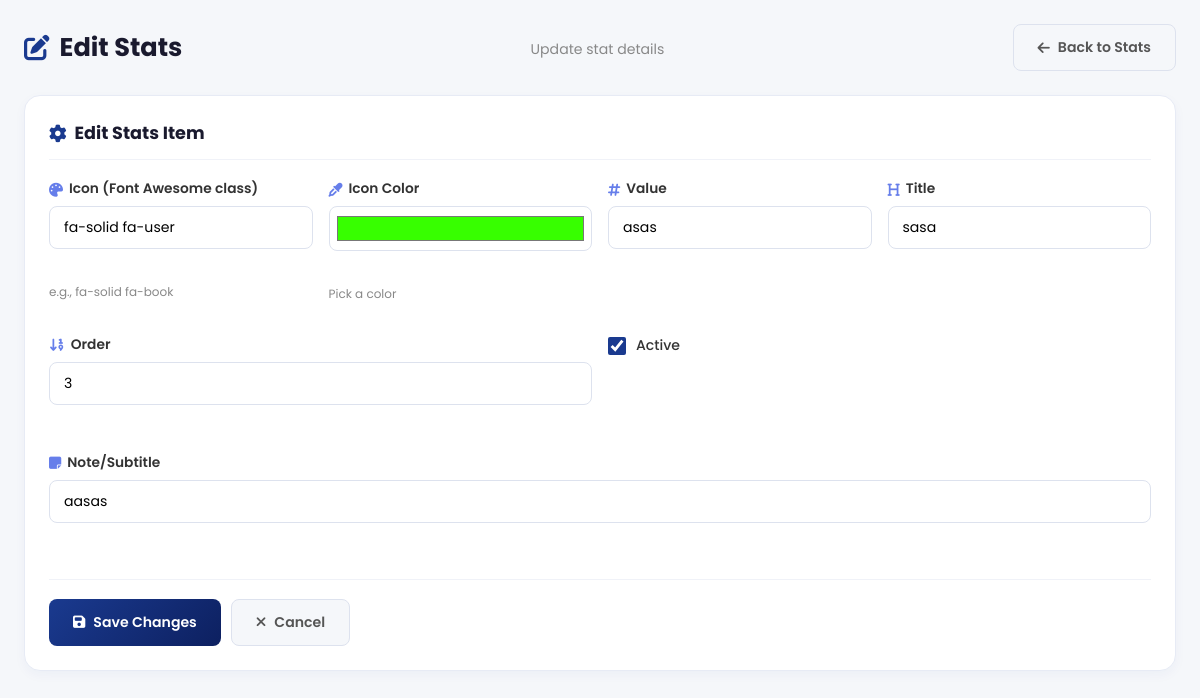
Before: /stats/edit/5/ (signed in) with the older database file.
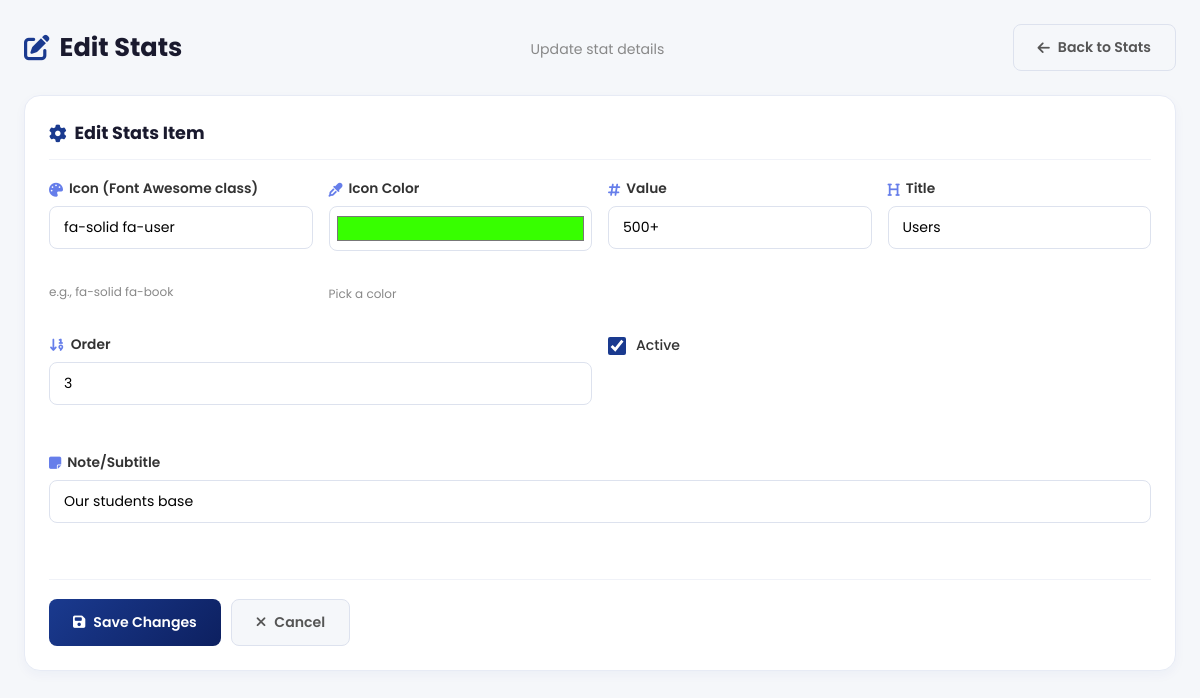
After: the same page with the newer database file.
### myapp/models.py (models this page shows, shortened)
class StatsSetting(models.Model):
    icon = models.CharField(max_length=50, verbose_name="Icon (Font Awesome class)")
    icon_color = models.CharField(
        max_length=20,
        default="#1a3a8f",
        verbose_name="Icon Color (hex code)"
    )
    value = models.CharField(max_length=50, verbose_name="Value (e.g., 343, 500+)")
    title = models.CharField(max_length=100, verbose_name="Title")
    note = models.CharField(max_length=200, blank=True, null=True, verbose_name="Note/Subtitle")
    display_order = models.PositiveIntegerField(default=0, verbose_name="Display Order")
    is_active = models.BooleanField(default=True, verbose_name="Is Active")
    class Meta:
        ordering = ['display_order', 'id']
        verbose_name = "Stats Setting"
        verbose_name_plural = "Stats Settings"

### myapp/views.py (the view)
# urls.py: path('stats/edit/<int:pk>/', views.stats_edit, name='stats_edit'),
@login_required
def stats_edit(request, pk):
    stat = get_object_or_404(StatsSetting, pk=pk)
    if request.method == 'POST':
        form = StatsSettingForm(request.POST, instance=stat)
        if form.is_valid():
            form.save()
            messages.success(request, "Stats item updated successfully!")
            return redirect('stats_custom')
        else:
            messages.error(request, "Please correct the errors below.")
    else:
        form = StatsSettingForm(instance=stat)
    return render(request, 'stats_edit.html', {'form': form, 'stat': stat})

### myapp/forms.py
class StatsSettingForm(forms.ModelForm):
    class Meta:
        model = StatsSetting
        fields = '__all__'
        widgets = {
            'icon': forms.TextInput(attrs={
                'class': 'form-input',
                'placeholder': 'e.g., fa-solid fa-book, fa-solid fa-box'
            }),
            'icon_color': forms.TextInput(attrs={
                'class': 'form-input',
                'type': 'color',
                'value': '#1a3a8f',
                'style': 'height: 45px; cursor: pointer;'
            }),
            'value': forms.TextInput(attrs={'class': 'form-input'}),
            'title': forms.TextInput(attrs={'class': 'form-input'}),
            'note': forms.TextInput(attrs={'class': 'form-input'}),
            'display_order': forms.NumberInput(attrs={'class': 'form-input', 'min': '0'}),
            'is_active': forms.CheckboxInput(attrs={'class': 'form-input'}),
        }

### myapp/context_processors.py (called while the page is built)
def site_settings(request):
    settings = NavbarSetting.objects.first()
    return {
        'site_settings': settings
    }

### myapp/templates/stats_edit.html (shortened to what this page needs)
{% extends "admin_dashboard.html" %}
{% block content1 %}
<link rel="stylesheet" href="https://cdnjs.cloudflare.com/ajax/libs/font-awesome/6.5.1/css/all.min.css">
<div class="custom-page">
  <div class="custom-container">
    <div class="custom-header">
      <h1><i class="fa-solid fa-pen-to-square"></i> Edit Stats</h1>
      <p>Update stat details</p>
      <a href="{% url 'stats_custom' %}" class="btn btn-secondary"><i class="fa-solid fa-arrow-left"></i> Back to Stats</a>
    </div>
    <div class="custom-card">
      <div class="card-header">
        <h2><i class="fa-solid fa-gear"></i> Edit Stats Item</h2>
      </div>
      <form method="post" class="custom-form">
        <div class="custom-grid-4">
          <div class="custom-group">
            <label><i class="fa-solid fa-palette"></i> Icon (Font Awesome class)</label>
            {{ form.icon }}
            <div class="custom-error">{{ form.icon.errors }}</div>
            <small class="help-text">e.g., fa-solid fa-book</small>
          </div>
          <div class="custom-group">
            <label><i class="fa-solid fa-eye-dropper"></i> Icon Color</label>
            {{ form.icon_color }}
            <div class="custom-error">{{ form.icon_color.errors }}</div>
            <small class="help-text">Pick a color</small>
          </div>
          <div class="custom-group">
            <label><i class="fa-solid fa-hashtag"></i> Value</label>
            {{ form.value }}
            <div class="custom-error">{{ form.value.errors }}</div>
          </div>
          <div class="custom-group">
            <label><i class="fa-solid fa-heading"></i> Title</label>
            {{ form.title }}
            <div class="custom-error">{{ form.title.errors }}</div>
          </div>
        </div>
        <div class="custom-grid-2" style="margin-top: 1rem;">
          <div class="custom-group">
            <label><i class="fa-solid fa-sort-numeric-down"></i> Order</label>
            {{ form.display_order }}
            <div class="custom-error">{{ form.display_order.errors }}</div>
          </div>
          <div class="custom-group">
            <div class="checkbox-row">
              {{ form.is_active }}
              <label>Active</label>
            </div>
          </div>
        </div>
        <div class="custom-group" style="margin-top: 0.5rem;">
          <label><i class="fa-solid fa-note-sticky"></i> Note/Subtitle</label>
          {{ form.note }}
          <div class="custom-error">{{ form.note.errors }}</div>
        </div>
        <div class="form-actions">
          <button type="submit" class="btn btn-primary"><i class="fa-solid fa-save"></i> Save Changes</button>
          <a href="{% url 'stats_custom' %}" class="btn btn-secondary"><i class="fa-solid fa-xmark"></i> Cancel</a>
        </div>
      </form>
    </div>
  </div>
</div>
{% endblock content1 %}

Changed rows visible on the page:
changed StatsSetting "fa-solid fa-user": value "asas" → "500+"; title "sasa" → "Users"; note "aasas" → "Our students base"
